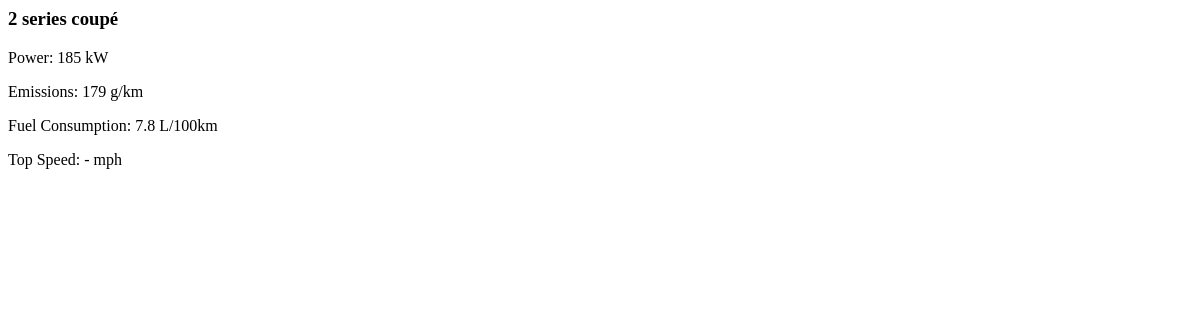
Page /bmw_api/2 on the earlier database version.
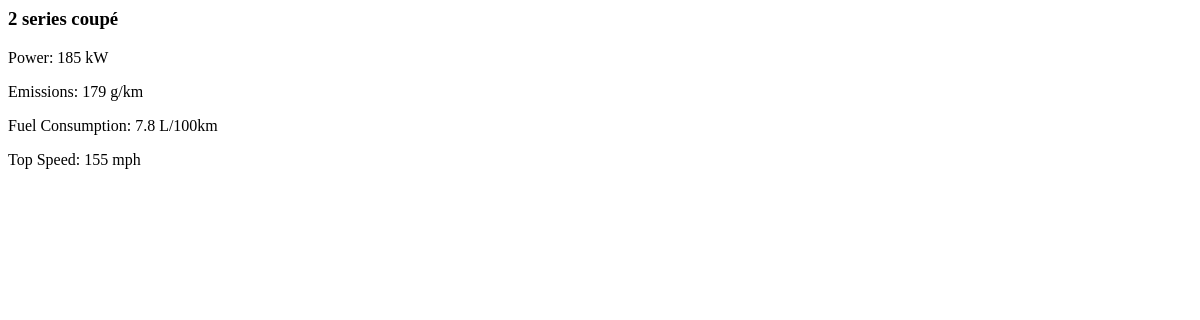
Same page on the later database version.
### minicooper.py (models this page shows)
class Bmw(db.Model):
    __tablename__ = 'Bmw'
    carID = db.Column(db.Integer, primary_key=True)
    carType = db.Column(db.Text)
    fuel = db.Column(db.Text)
    emissions = db.Column(db.Text)
    power = db.Column(db.Text)
    topSpeed = db.Column(db.Text)

### minicooper.py (the view)
@app.route('/bmw_api/<int:id>')
def bmw_api(id):       # defines the mini car choosen
    bmw = Bmw.query.get_or_404(id)
    return render_template('bmw_chosen.html', bmw=bmw)

### templates/bmw_chosen.html
<h3>{{ bmw.carType }}</h3>
<p>Power: {{ bmw.power }} kW</p>
<p>Emissions: {{ bmw.emissions }} g/km</p>
<p>Fuel Consumption: {{ bmw.fuel }} L/100km</p>
<p>Top Speed: {{ bmw.topSpeed }} mph</p>

Differences in the rows shown:
changed Bmw "2 series coupé": topSpeed "-" → "155"
